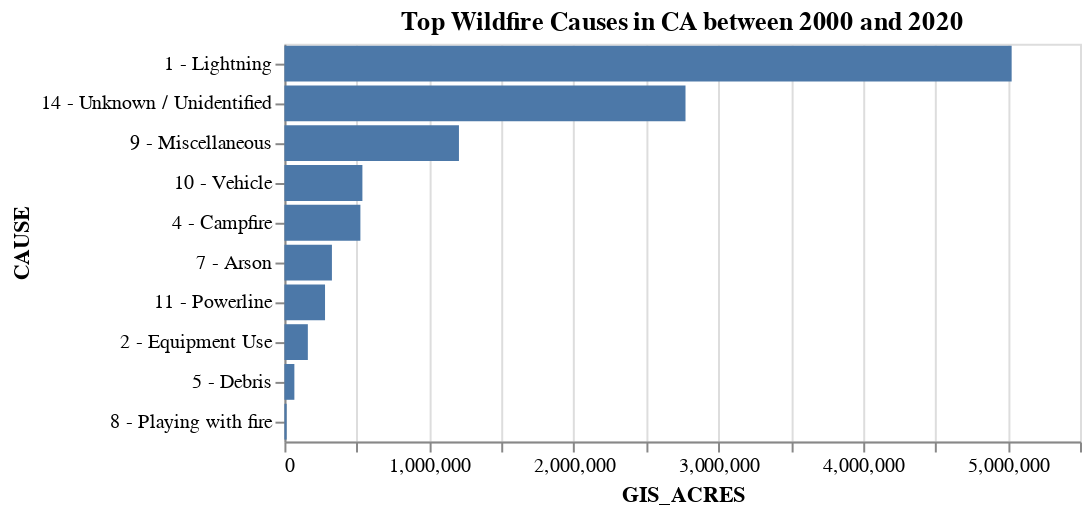

The cell this chart's notebook holds for it:
### Markdown cell above
### Examine the result:

### Code cell
alt.Chart(top_causes_2010).mark_bar().encode(x = "GIS_ACRES", y=alt.Y('CAUSE:N', sort='-x')).properties(title="Top Wildfire Causes in CA between 2000 and 2020") # Create a chart with title

### Figure 1 — Vega-Lite specification as saved in the notebook (floating-point values rounded to 4 significant figures)
{"config": {"view": {"continuousWidth": 400, "continuousHeight": 300}}, "data": {"name": "data-b0dad2fbb1cdca5df7d10470c3d60710"}, "mark": "bar", "encoding": {"x": {"field": "GIS_ACRES", "type": "quantitative"}, "y": {"field": "CAUSE", "sort": "-x", "type": "nominal"}}, "title": "Top Wildfire Causes in CA between 2000 and 2020", "$schema": "https://vega.github.io/schema/vega-lite/v4.17.0.json", "datasets": {"data-b0dad2fbb1cdca5df7d10470c3d60710": [{"CAUSE": "1 - Lightning", "GIS_ACRES": 5027000.0}, {"CAUSE": "14 - Unknown / Unidentified", "GIS_ACRES": 2773000.0}, {"CAUSE": "9 - Miscellaneous", "GIS_ACRES": 1207000.0}, {"CAUSE": "10 - Vehicle", "GIS_ACRES": 539000.0}, {"CAUSE": "4 - Campfire", "GIS_ACRES": 525200.0}, {"CAUSE": "7 - Arson", "GIS_ACRES": 328300.0}, {"CAUSE": "11 - Powerline", "GIS_ACRES": 280700.0}, {"CAUSE": "2 - Equipment Use", "GIS_ACRES": 161900.0}, {"CAUSE": "5 - Debris", "GIS_ACRES": 68730.0}, {"CAUSE": "8 - Playing with fire", "GIS_ACRES": 15280.0}]}}
